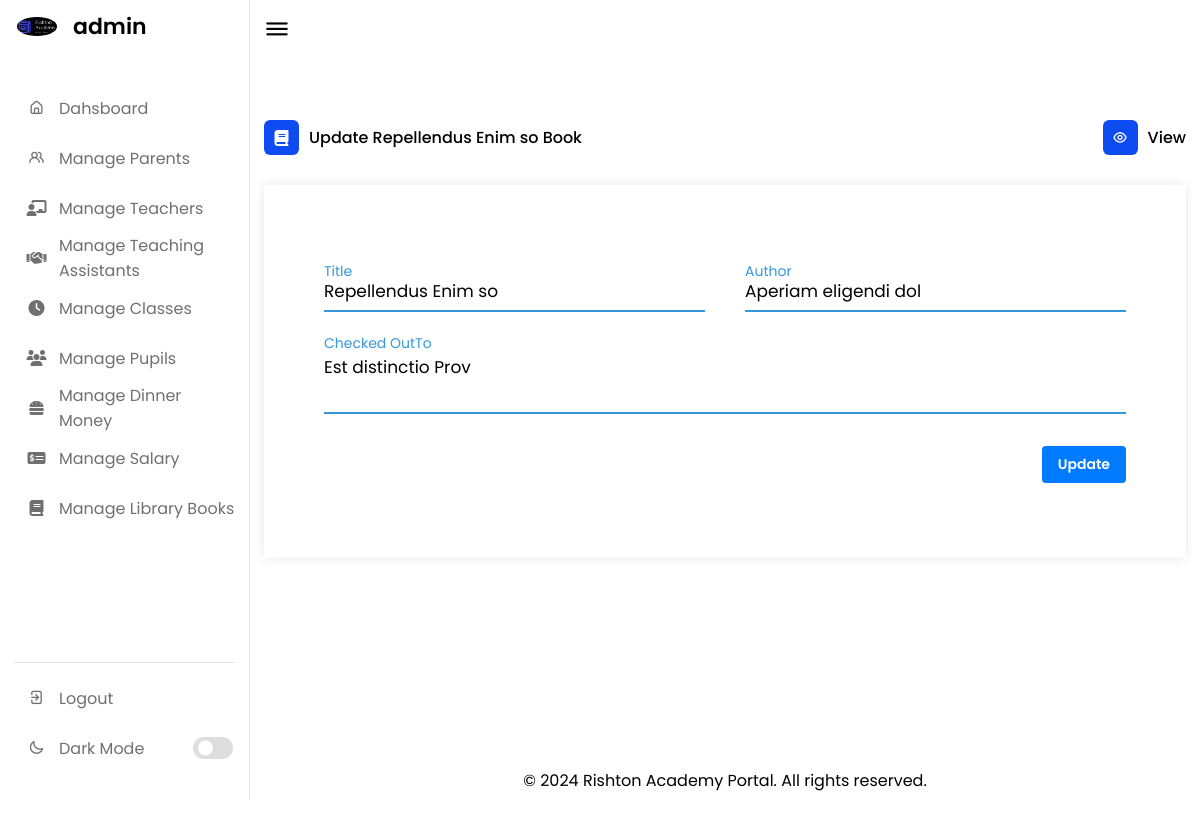
The app's page /libbook_add?id=1 (signed in) with its own data.
### tables this page shows
CREATE TABLE `librarybooks` (
  `BookID` int(11) NOT NULL,
  `Title` varchar(255) NOT NULL,
  `Author` varchar(100) DEFAULT NULL,
  `CheckedOutTo` varchar(100) DEFAULT NULL
);

### libbook_add.php (the view, shortened to what this page needs)
<?php
require_once('./config/connection.php');
require_once('./includes/head.php');
require_once('./includes/nav.php');
if (isset($_GET['id'])) {
    $id = (int)$_GET['id'];
    $query = "SELECT * FROM librarybooks
    WHERE BookID = $id";
    $result = mysqli_query($connect, $query);
    if (mysqli_num_rows($result) > 0) {
        $data = mysqli_fetch_object($result);
    } else {
        header('Location: ./404.html');
        exit();
    }
}
?>
<div class="dash-content">
    <div class="activity">
        <div class="title">
            <div class="left">
            <i class="fas fa-book"></i>
                <span class="text">
                    <?= isset($data->BookID) ? 'Update ' . htmlspecialchars($data->Title) . '  Book' : 'Create a new Book' ?>
                </span>
            </div>
            <div class="right">
                <a href="./manage_libbook"><i class="uil uil-eye"></i>
                    <span class="text">View</span></a>
            </div>
        </div>
        <div class="table-responsive">
            <div class="container">
                <form action="<?= isset($data->BookID) ? 'process/libbook/update' : 'process/libbook/store' ?>" method="post">
                    <div class="form-row">
                        <div class="input-data">
                            <input type="text" name="Title" value="<?= isset($data->BookID) ? htmlspecialchars($data->Title) : '' ?>" required>
                            <div class="underline"></div>
                            <label for="">Title</label>
                        </div>
                        <div class="input-data">
                            <input type="text" name="Author" value="<?= isset($data->BookID) ? htmlspecialchars($data->Author) : '' ?>" required>
                            <div class="underline"></div>
                            <label for="">Author</label>
                        </div>
                    </div>
                    <div class="form-row">
                        <div class="input-data textarea">
                        <textarea rows="8" cols="80" name="CheckedOutTo" required><?= isset($data->BookID) ? htmlspecialchars($data->CheckedOutTo) : '' ?></textarea>
                            <br />
                            <div class="underline"></div>
                            <label for="">Checked OutTo</label>
                            <br />
                        </div>
                    </div>
                    <div class="form-row">
                        <div class="input-data textarea">
                            <button type="submit" class="btn btn-primary" style="float:right;">
                                <?= isset($data->BookID) ? 'Update' : 'Submit' ?>
                            </button>
                        </div>
                    </div>
                </form>
            </div>
        </div>
    </div>
</div>
<?php
require_once('includes/footer.php');
?>

### assets/css/style.css (style rules this page uses)
* { margin: 0; padding: 0; outline: none; box-sizing: border-box; font-family: 'Poppins', sans-serif; }
:root { --primary-color: #0E4BF1; --panel-color: #FFF; --text-color: #000; --black-light-color: #707070; --border-color: #e6e5e5; --toggle-color: #DDD; --box1-color: #4DA3FF; --box2-color: #FFE6AC; --box3-color: #E7D1FC; --title-icon-color: #fff; --tran-05: all 0.5s ease; --tran-03: all 0.3s ease; --tran-03: all 0.2s ease; }
body, html { min-height: 100vh; margin: 0; }
.dashboard .dash-content { padding-top: 50px; }
.dash-content .title { display: flex; align-items: center; margin: 60px 0 30px 0; }
.dash-content .title i { position: relative; height: 35px; width: 35px; background-color: var(--primary-color); border-radius: 6px; color: var(--title-icon-color); display: flex; align-items: center; justify-content: center; }
.dash-content .title .text { font-weight: 500; color: var(--text-color); margin-left: 10px; }
.btn { display: inline-block; padding: 8px 16px; font-size: 14px; font-weight: 600; text-align: center; text-decoration: none; cursor: pointer; border: none; border-radius: 4px; transition: background-color 0.3s; }
.btn-primary { color: #fff; background-color: #007bff; }
.title { display: flex; align-items: center; justify-content: space-between; }
.title .left { display: flex; align-items: center; }
.title .right a { display: flex; align-items: center; text-decoration: none; }
.container { background: var(--panel-color); width: 100%; padding: 25px 40px 10px 40px; box-shadow: 0px 0px 10px rgba(0,0,0,0.1); margin-bottom: 200px; }
.container form { padding: 30px 0 0 0; }
.container form .form-row { display: flex; margin: 32px 0; }
form .form-row .input-data { width: 100%; height: 40px; margin: 0 20px; position: relative; }
form .form-row .textarea { height: 70px; }
.input-data input, .textarea textarea { display: block; width: 100%; height: 100%; border: none; font-size: 17px; border-bottom: 2px solid rgba(0,0,0, 0.12); color: var(--text-color); background-color: var(--panel-color); }
.input-data input:focus ~ label, .textarea textarea:focus ~ label, .input-data input:valid ~ label, .textarea textarea:valid ~ label { transform: translateY(-20px); font-size: 14px; color: #3498db; }
.textarea textarea { resize: none; padding-top: 10px; }
.input-data label { position: absolute; pointer-events: none; bottom: 10px; font-size: 16px; transition: all 0.3s ease; }
.textarea label { width: 100%; bottom: 40px; background-color: var(--panel-color); }
.input-data .underline { position: absolute; bottom: 0; height: 2px; width: 100%; }
.input-data .underline:before { position: absolute; content: ""; height: 2px; width: 100%; background: #3498db; transform: scaleX(0); transform-origin: center; transition: transform 0.3s ease; }
.input-data input:focus ~ .underline:before, .input-data input:valid ~ .underline:before, .textarea textarea:focus ~ .underline:before, .textarea textarea:valid ~ .underline:before { transform: scale(1); }

### records on screen
librarybooks: Title "Repellendus Enim so", Author "Aperiam eligendi dol", CheckedOutTo "Est distinctio Prov"

### other values on screen
$_SESSION['ADMINNAME'] "admin"
